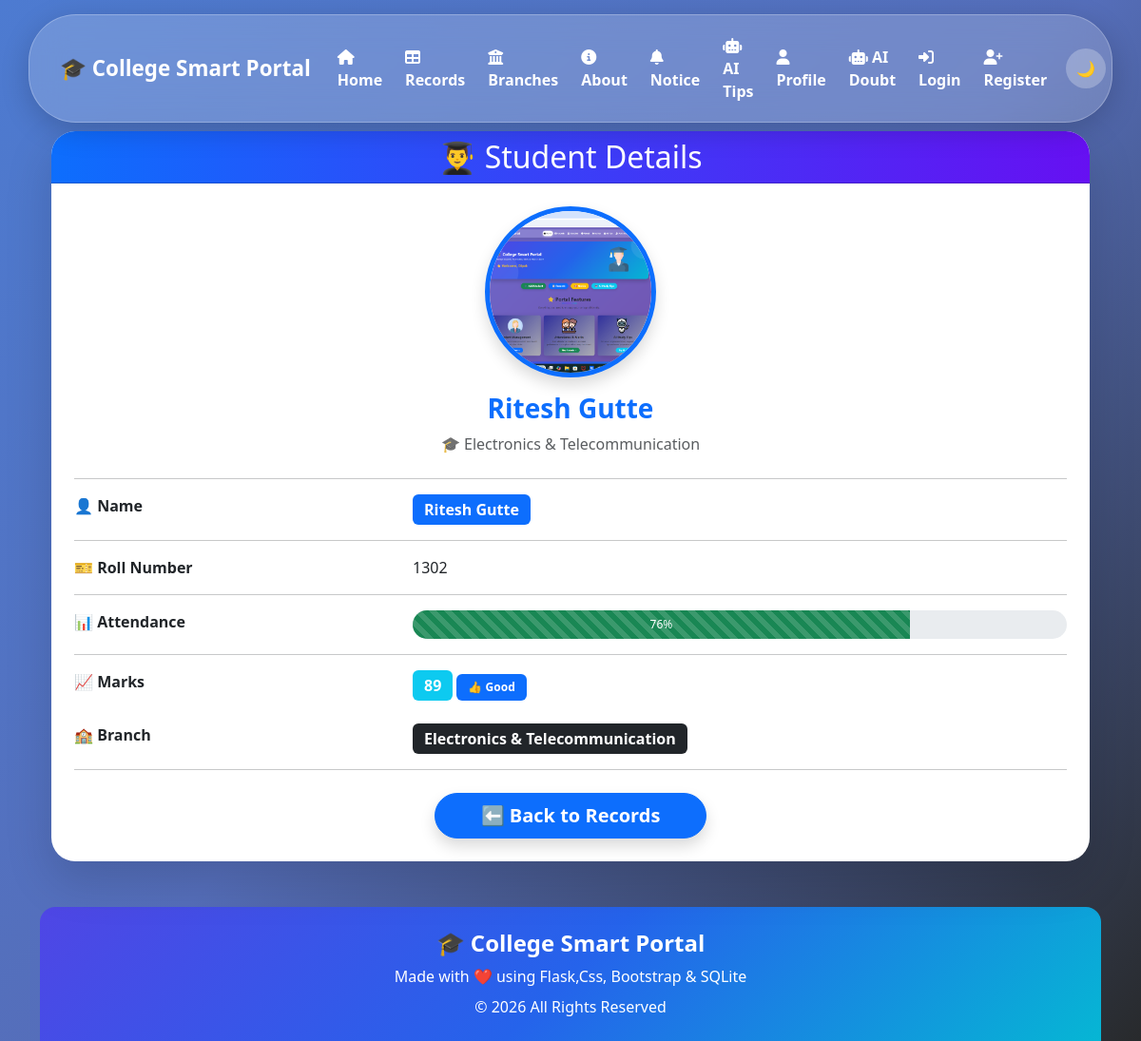
Screenshot of /student/2 with the database file from the repository.
### tables this page shows
CREATE TABLE students (
            id INTEGER PRIMARY KEY AUTOINCREMENT,
            name TEXT NOT NULL,
            roll TEXT UNIQUE NOT NULL,
            attendance INTEGER NOT NULL,
            marks INTEGER NOT NULL,
            branch TEXT NOT NULL,
            photo TEXT
            
        
        );

### app.py (the view)
@app.route("/student/<int:id>")
def student_detail(id):
    conn = get_db()
    student = conn.execute(
        "SELECT * FROM students WHERE id=?",
        (id,)
    ).fetchone()
    conn.close()
    if student is None:
        flash("Student Not Found!", "danger")
        return redirect(url_for("records"))
    return render_template("student_detail.html", student=student)

### app.py (called while the page is built)
def get_db():
    conn = sqlite3.connect("myproject.db")
    conn.row_factory = sqlite3.Row
    return conn

### templates/student_detail.html (shortened to what this page needs)
{% extends 'base.html' %}
{% block content %}
<div class="container mt-5">
    <div class="card student-card">
        <div class="card-header text-center text-white"
             style="background:linear-gradient(90deg,#0d6efd,#6610f2);">
            <h2 class="mb-0">👨‍🎓 Student Details</h2>
        </div>
        <div class="card-body p-4">
        <div class="text-center mb-4">
    {% if student.photo %}
    <img src="{{ url_for('static', filename='uploads/' + student.photo) }}"
         alt="Student Photo"
         width="180"
         height="180"
         class="rounded-circle shadow"
         style="object-fit:cover;border:5px solid #0d6efd;">
    {% else %}
    <img src="https://via.placeholder.com/180?text=No+Photo"
         width="180"
         height="180"
         class="rounded-circle shadow">
    {% endif %}
    <h3 class="mt-3 fw-bold text-primary">
        {{ student.name }}
    </h3>
    <p class="text-muted mb-0">
        🎓 {{ student.branch}}
    </p>
</div>
<hr>
            <div class="row mb-3">
                <div class="col-md-4 fw-bold">
                    👤 Name
                </div>
                <div class="col-md-8">
                    <span class="badge bg-primary fs-6">
                        {{ student.name }}
                    </span>
                </div>
            </div>
            <hr>
            <div class="row mb-3">
                <div class="col-md-4 fw-bold">
                    🎫 Roll Number
                </div>
                <div class="col-md-8">
                    {{ student.roll }}
                </div>
            </div>
            <hr>
           <div class="row mb-3">
    <div class="col-md-4 fw-bold">
        📊 Attendance
    </div>
    <div class="col-md-8">
        <div class="progress" style="height:30px; border-radius:20px;">
            <div class="progress-bar progress-bar-striped progress-bar-animated bg-success"
                 style="width:{{ student.attendance }}%;">
                {{ student.attendance }}%
            </div>
        </div>
    </div>
</div>
            <hr>
            <div class="row mb-4">
                <div class="col-md-4 fw-bold">
                    📈 Marks
                </div>
                <div class="col-md-8">
                    <span class="badge bg-info fs-6">
                        {{ student.marks }}
                    </span>
                    {% if student.marks >= 90 %}
                        <span class="badge bg-success">🏆 Excellent</span>
                    {% elif student.marks >= 75 %}
                        <span class="badge bg-primary">👍 Good</span>
                    {% elif student.marks >= 60 %}
                        <span class="badge bg-warning text-dark">🙂 Average</span>
                    {% else %}
                        <span class="badge bg-danger">⚠️ Poor</span>
                    {% endif %}
                </div>
            </div>
            <div class="row mb-3">
    <div class="col-md-4 fw-bold">
        🏫 Branch
    </div>
    <div class="col-md-8">
        <span class="badge bg-dark fs-6">
            {{ student.branch }}
        </span>
    </div>
</div>
<hr>
            <div class="text-center mt-4">
            <a href="{{ url_for('records') }}"
           class="btn btn-primary btn-lg rounded-pill px-5 shadow">
             ⬅️ Back to Records
            </a>
            </div>
        </div>
    </div>
</div>
{% endblock %}

### templates/base.html (style rules this page uses)
.card { transition:0.3s; }
.badge { padding:8px 12px; }
.btn { transition:0.3s; }
.card-body div { transition:.3s; }
.btn { border: radius 15px; font-weight:bold; }
body { background:linear-gradient(135deg,#667eea,#764ba2,#6dd5ed); background-size:300% 300%; animation:bgMove 12s ease infinite; }

### templates/student_detail.html (style rules this page uses)
body { background:linear-gradient(135deg,#4d7bd1,#556eba,#282a2c); min-height:100vh; }
.student-card { border:none; border-radius:25px; overflow:hidden; box-shadow:0 20px 50px rgba(0,0,0,.15); }

### rows the page displays
students: photo (picture), name "Ritesh Gutte", branch "Electronics & Telecommunication", roll "1302", attendance "76", marks "89"
